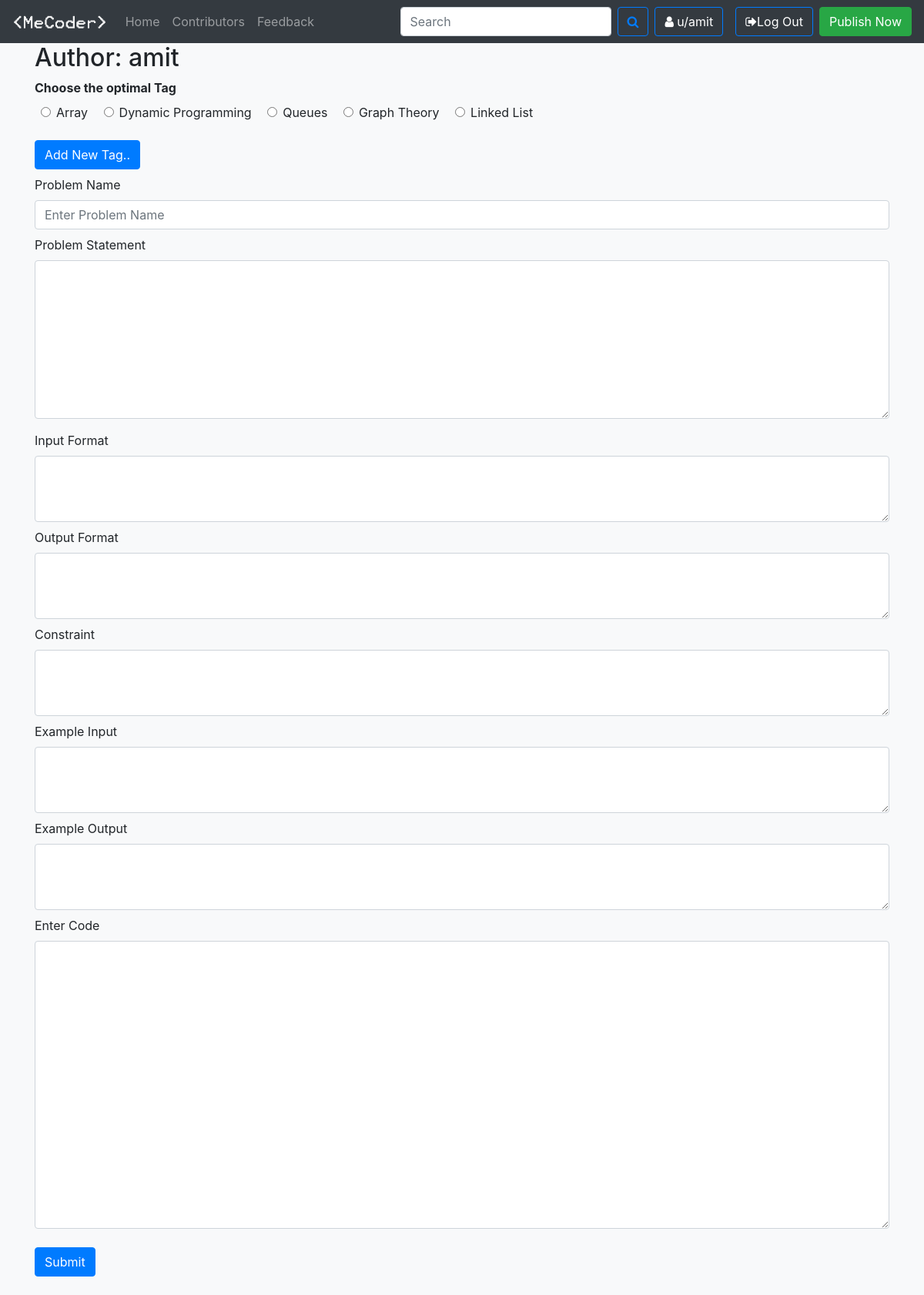
The app's page /problem/publishpage/ (signed in) with its own data.
### problem/models.py (models this page shows, shortened)
class probobj(models.Model):
    p_id=models.AutoField(primary_key=True)
    p_user=models.ForeignKey(User,on_delete=models.CASCADE)
    p_tag=models.CharField(max_length=100,default="unnamed")
    p_name=models.CharField(max_length=100)
    p_desc=models.TextField()
    p_in=models.CharField(max_length=200,default="")
    p_out=models.CharField(max_length=200,default="")
    p_const=models.CharField(max_length=200,default="")
    p_exin=models.CharField(max_length=200,default="")
    p_exout=models.CharField(max_length=200,default="")
    p_code=models.TextField(default="")
    p_timestamp=models.DateTimeField(default=now)

### problem/views.py (the view)
# urls.py: path('publishpage/',views.pubpage,name="publishpage"),
def pubpage(request):
    if request.user.is_authenticated:
        allprob=probobj.objects.all()
        tags=set(i.p_tag for i in allprob)
        return render(request,'problem/pubproblem.html',{'tags':tags})
    else:
        return redirect('problemhome')
    return redirect('problemhome')

### templates/problem/pubproblem.html (shortened to what this page needs)
{% extends 'basic.html' %}
{% block body %}
<div class="container bg-light">
<h2>Author: {{request.user}}</h2>
</div>
<div class="container my-2">
<form action="/problem/handlepubpage/" method='POST' >{% csrf_token %}
  <div class ="form-group">
      <label for="tags"><b>Choose the optimal Tag</b></label><br>
      {% for i in tags %}
      <label class="radio-inline mx-2"><div class="form-check">
        <input class="form-check-input" type="radio" name="tags" id="tags{{i}}" value="{{i}}">
        <label class="form-check-label" for="tags{{i}}">
          {{i}}
        </label>
      </div>
    </label>
      {% endfor %}
  </div>
     <button class="btn btn-primary" type="button" data-toggle="collapse" data-target="#addtag" aria-expanded="false" aria-controls="collapseExample">
      Add New Tag..
    </button>
  <div class="form-group my-2">
    <label for="pname">Problem Name</label>
    <input type="text" class="form-control" id="pname" name="pname" placeholder="Enter Problem Name" required>
  </div>
  <div class="form-group">
    <label for="pdesc">Problem Statement</label>
    <textarea class="form-control" id="pdesc" name="pdesc" rows="8" required></textarea>
  </div>
  <div class="form-group my-2">
    <label for="pin">Input Format</label>
    <textarea rows="3" class="form-control" id="pin" name="pin" required></textarea>
  </div>
  <div class="form-group my-2">
    <label for="pout">Output Format</label>
    <textarea rows="3" class="form-control" id="pout" name="pout" required></textarea>
  </div>
  <div class="form-group my-2">
    <label for="pconst">Constraint</label>
    <textarea rows="3" class="form-control" id="pconst" name="pconst" required></textarea>
  </div>
  <div class="form-group my-2">
    <label for="pexin">Example Input</label>
    <textarea rows="3" class="form-control" id="pexin" name="pexin" required></textarea>
  </div>
  <div class="form-group my-2">
    <label for="pexout">Example Output</label>
    <textarea rows="3" class="form-control" id="pexout" name="pexout" required></textarea>
  </div>
  <div class="form-group my-2">
    <label for="pcode">Enter Code</label>
    <textarea rows="15" class="form-control" id="pcode" name="pcode" required></textarea>
  </div>
 <button type="submit" class="btn btn-primary my-3">Submit</button></textarea>
</form>
</div>
{% endblock body %}

### templates/basic.html (shortened to what this page needs)
<!doctype html>
<html lang="en">
  <head>
    <link rel="stylesheet" href="https://stackpath.bootstrapcdn.com/bootstrap/4.5.0/css/bootstrap.min.css">
     <link href="https://maxcdn.bootstrapcdn.com/font-awesome/4.2.0/css/font-awesome.min.css" rel="stylesheet">
  </head>
  <body class="px-0 bg-light">
    <nav class="navbar navbar-expand-lg navbar-dark bg-dark">
  <a class="navbar-brand" href="/"><img src="/static/img/logo.png" height="25" alt="logo"></a>
  <div class="collapse navbar-collapse" id="navbarSupportedContent">
    <ul class="navbar-nav mr-auto">
      <li class="nav-item {% block currenthome %}{% endblock currenthome %}">
        <a class="nav-link" href="/">Home <span class="sr-only">(current)</span></a>
      </li>
      <li class="nav-item  {% block currentcont %}{% endblock currentcont %}">
        <a class="nav-link" href="#">Contributors</a>
      </li>
      <li class="nav-item">
        <a class="nav-link  {% block currentfeed %}{% endblock currentfeed %}" href="#">Feedback</a>
      </li>
    </ul>
    <form class="form-inline my-2 my-lg-0">
      <input class="form-control mr-sm-2" type="search" placeholder="Search" aria-label="Search">
      <button class="btn btn-outline-primary my-2 my-sm-0" type="submit"><i class="fa fa-search"></i></button>
    </form>
    {% if not user.is_authenticated %}
      <div class="btn-group mr-2" role="group" aria-label="First group">
      <button type="button" class="btn btn-primary mx-2" data-toggle="modal" data-target="#loginmodel">Log in</button>
      <button type="button" class="btn btn-primary mx-2" data-toggle="modal" data-target="#signupmodel">Sign Up</button>
     </div>
     {% else %}
       <button class="btn btn-outline-primary my-2 mx-2 my-sm-0 text-white" type="button"><i class="fa fa-user" aria-hidden="true"></i> u/{{request.user}}</button>
    <form action="/handleLogout/" method="POST">{% csrf_token %}
    <button class="btn btn-outline-primary my-2 mx-2 my-sm-0 text-white" type="submit"><i class="fa fa-sign-out" aria-hidden="true"></i>Log Out</button>
    </form>
    <a href="/problem/publishpage/" class="btn btn-success" type="button">Publish Now</a>
    {% endif %}
  </div>
</nav>
{% block body %}
{% endblock body %}
  </body>
</html>

### records on screen
probobj: tags "Array"
probobj: tags "Dynamic Programming"
probobj: tags "Queues"
probobj: tags "Graph Theory"
probobj: tags "Linked List"

### other values on screen
{{ request.user }} "amit"
